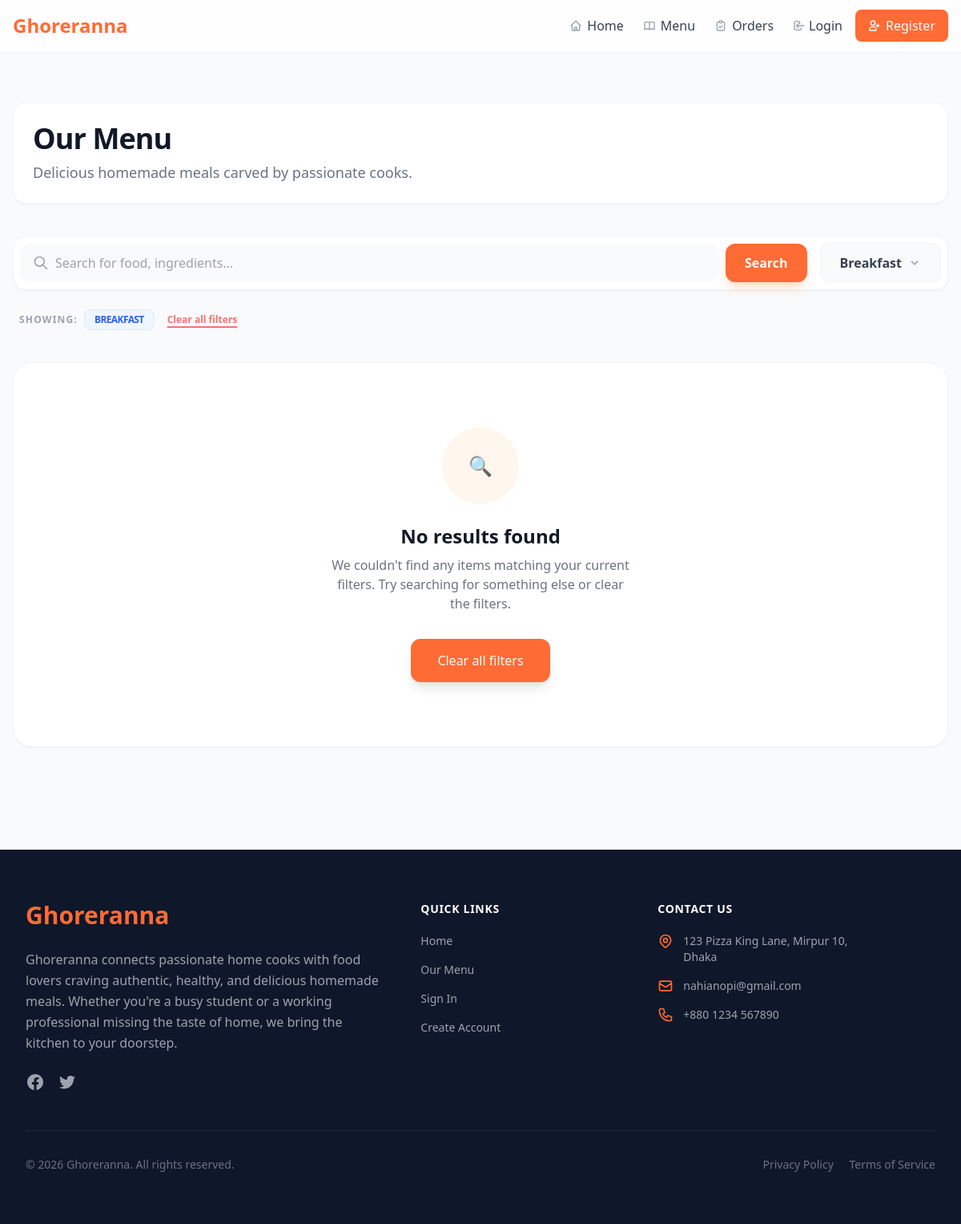
/menu/?category=Breakfast, run on an earlier commit of the app's database.
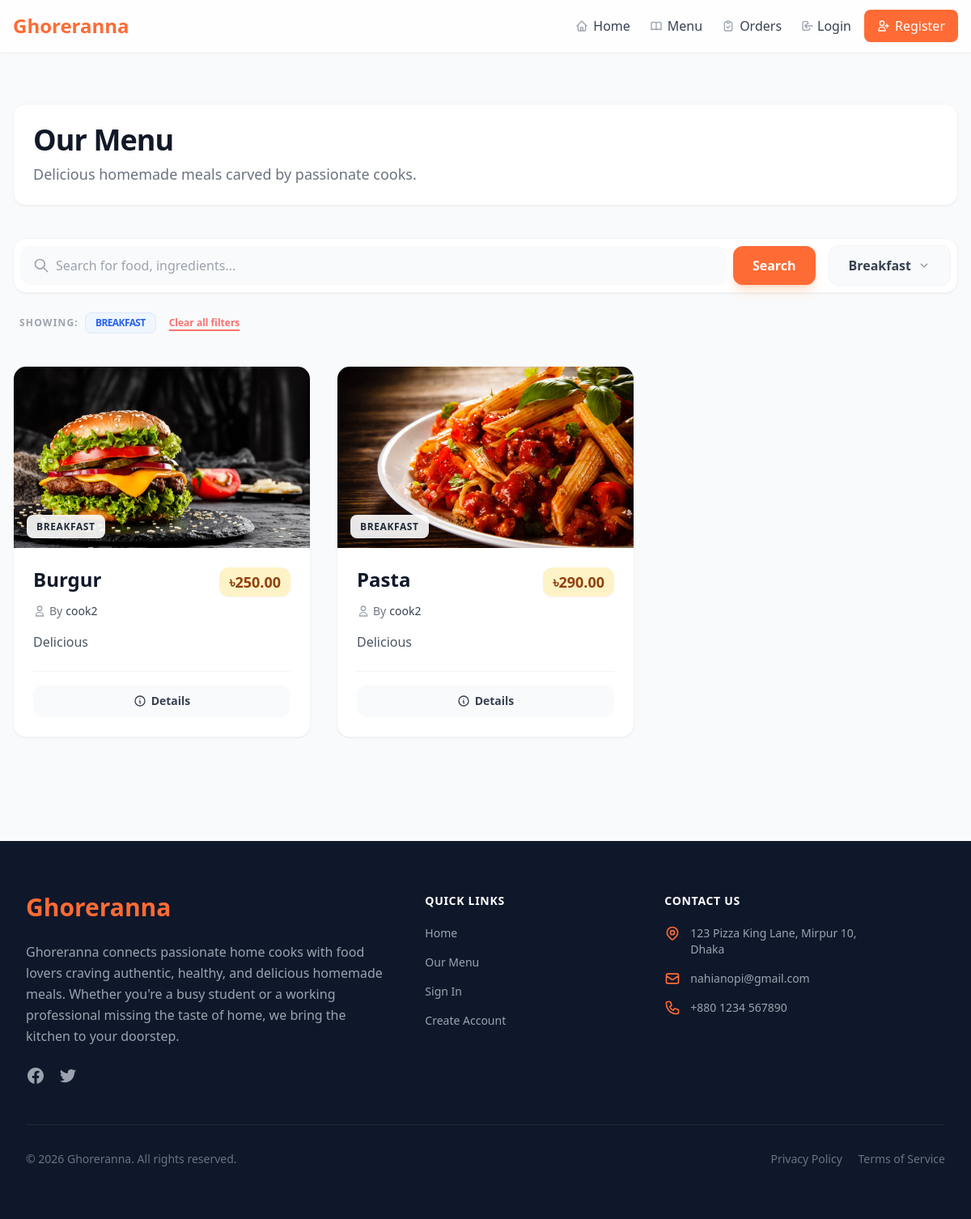
And on a later commit of the database.
### ghoreranna_app/models.py (models this page shows, shortened)
class Menu(models.Model):
    menu_id = models.AutoField(primary_key=True)
    homecook = models.ForeignKey(User, on_delete=models.CASCADE, related_name='menus', limit_choices_to={'role': 'Home Cook'})
    meal_type = models.CharField(max_length=100)
    item_name = models.CharField(max_length=255)
    description = models.TextField()
    price = models.DecimalField(max_digits=10, decimal_places=2)
    image = models.ImageField(upload_to='menu_images/', null=True, blank=True)
    availability_status = models.BooleanField(default=True)
    class Meta:
        ordering = ['item_name']

class User(models.Model):
    ROLE_CHOICES = [
        ('Student', 'Student'),
        ('Bachelor Employee', 'Bachelor Employee'),
        ('Home Cook', 'Home Cook'),
        ('Delivery Staff', 'Delivery Staff'),
        ('Admin', 'Admin'),
    ]
    STATUS_CHOICES = [
        ('Active', 'Active'),
        ('Inactive', 'Inactive'),
    ]
    user_id = models.AutoField(primary_key=True)
    name = models.CharField(max_length=255)
    phone = models.CharField(max_length=20)
    email = models.EmailField(unique=True)
    password = models.CharField(max_length=255)
    address = models.TextField()
    role = models.CharField(max_length=50, choices=ROLE_CHOICES)
    status = models.CharField(max_length=20, choices=STATUS_CHOICES, default='Active')
    class Meta:
        ordering = ['name']

### ghoreranna_app/views.py (the view)
# urls.py: path('menu/', views.menu_list, name='menu_list'),
def menu_list(request):
    query = request.GET.get('q', '')
    category = request.GET.get('category', '')
    base_menus = Menu.objects.all()
    if request.session.get('user_role') == 'Home Cook':
        base_menus = base_menus.filter(homecook_id=request.session.get('user_id'))
    menus = base_menus
    if query:
        menus = menus.filter(item_name__icontains=query) | menus.filter(description__icontains=query)
    if category:
        menus = menus.filter(meal_type__iexact=category)
    raw_categories = base_menus.values_list('meal_type', flat=True).distinct()
    categories = sorted(list(set(cat.strip().title() for cat in raw_categories if cat)))
    context = {
        'menus': menus,
        'query': query,
        'selected_category': category,
        'categories': categories,
    }
    return render(request, 'menu_list.html', context)

### ghoreranna_app/context_processors.py (called while the page is built)
def cart_count(request):
    cart = request.session.get('cart', {})
    count = sum(cart.values()) if cart else 0
    return {'global_cart_count': count}

### templates/menu_list.html (shortened to what the changed rows need)
{% extends "base.html" %}
{% block content %}
<div class="py-12">
    <div class="flex flex-col md:flex-row justify-between items-center mb-10 bg-white p-6 rounded-2xl shadow-sm border border-gray-100">
        <div>
            <h1 class="text-4xl font-extrabold text-gray-900 tracking-tight">Our Menu</h1>
        </div>
    </div>
    <div class="grid grid-cols-1 md:grid-cols-2 lg:grid-cols-3 gap-8">
        {% for menu in menus %}
        <div class="bg-white rounded-2xl shadow-sm border border-gray-100 overflow-hidden hover:shadow-xl transition-all duration-300 transform hover:-translate-y-1 group flex flex-col h-full">
            <div class="relative h-56 overflow-hidden">
                {% if menu.image %}
                <img src="{{ menu.image.url }}" alt="{{ menu.item_name }}" class="w-full h-full object-cover transition-transform duration-500 group-hover:scale-110">
                {% endif %}
                <div class="absolute bottom-4 left-4">
                    <span class="bg-white/90 backdrop-blur text-gray-800 text-xs font-bold uppercase tracking-wider px-3 py-1.5 rounded-lg shadow-sm">
                        {{ menu.meal_type }}
                    </span>
                </div>
            </div>
            <div class="p-6 flex flex-col flex-grow">
                <div class="flex justify-between items-start mb-2">
                    <h2 class="text-2xl font-bold text-gray-900 leading-tight group-hover:text-primary transition-colors">{{ menu.item_name }}</h2>
                    <span class="bg-amber-100 text-amber-800 text-lg font-black px-3 py-1 rounded-xl shadow-sm whitespace-nowrap ml-3">
                        ৳{{ menu.price }}
                    </span>
                </div>
                <div class="flex items-center text-sm text-gray-500 mb-4">
                    <svg class="h-4 w-4 mr-1 text-gray-400" fill="none" viewBox="0 0 24 24" stroke="currentColor">
                        <path stroke-linecap="round" stroke-linejoin="round" stroke-width="2" d="M16 7a4 4 0 11-8 0 4 4 0 018 0zM12 14a7 7 0 00-7 7h14a7 7 0 00-7-7z" />
                    </svg>
                    By <span class="font-medium text-gray-700 ml-1">{{ menu.homecook.name }}</span>
                </div>
                <p class="text-gray-600 mb-6 line-clamp-2 flex-grow">{{ menu.description }}</p>
                {% if request.session.user_role == 'Admin' or request.session.user_role == 'Home Cook' %}
                <div class="mt-auto flex space-x-3 pt-4 border-t border-gray-100">
                    <a href="{% url 'menu_update' menu.pk %}" class="flex-1 inline-flex justify-center items-center text-center bg-blue-50 text-blue-700 py-2.5 rounded-xl hover:bg-blue-600 hover:text-white transition duration-300 font-semibold text-sm">
                        <svg class="w-4 h-4 mr-1.5" fill="none" viewBox="0 0 24 24" stroke="currentColor">
                            <path stroke-linecap="round" stroke-linejoin="round" stroke-width="2" d="M11 5H6a2 2 0 00-2 2v11a2 2 0 002 2h11a2 2 0 002-2v-5m-1.414-9.414a2 2 0 112.828 2.828L11.828 15H9v-2.828l8.586-8.586z" />
                        </svg>
                        Edit
                    </a>
                    <a href="{% url 'menu_delete' menu.pk %}" class="flex-1 inline-flex justify-center items-center text-center bg-red-50 text-red-700 py-2.5 rounded-xl hover:bg-red-600 hover:text-white transition duration-300 font-semibold text-sm">
                        <svg class="w-4 h-4 mr-1.5" fill="none" viewBox="0 0 24 24" stroke="currentColor">
                            <path stroke-linecap="round" stroke-linejoin="round" stroke-width="2" d="M19 7l-.867 12.142A2 2 0 0116.138 21H7.862a2 2 0 01-1.995-1.858L5 7m5 4v6m4-6v6m1-10V4a1 1 0 00-1-1h-4a1 1 0 00-1 1v3M4 7h16" />
                        </svg>
                        Delete
                    </a>
                </div>
                {% else %}
                <div class="mt-auto flex space-x-3 pt-4 border-t border-gray-100">
                    <a href="{% url 'menu_detail' menu.pk %}" class="flex-1 inline-flex justify-center items-center text-center bg-gray-50 text-gray-700 py-2.5 rounded-xl hover:bg-gray-200 transition duration-300 font-semibold text-sm">
                        <svg class="w-4 h-4 mr-1.5" fill="none" viewBox="0 0 24 24" stroke="currentColor">
                            <path stroke-linecap="round" stroke-linejoin="round" stroke-width="2" d="M13 16h-1v-4h-1m1-4h.01M21 12a9 9 0 11-18 0 9 9 0 0118 0z" />
                        </svg>
                        Details
                    </a>
                </div>
                {% endif %}
            </div>
        </div>
        {% empty %}
        <div class="col-span-full py-20 bg-white rounded-3xl shadow-sm border border-gray-100 text-center flex flex-col items-center justify-center">
            <div class="w-24 h-24 bg-orange-50 rounded-full flex items-center justify-center mb-6 text-2xl">
                {% if query or selected_category %}🔍{% else %}🍲{% endif %}
            </div>
            {% if query or selected_category %}
            <h3 class="text-2xl font-bold text-gray-900 mb-2">No results found</h3>
            <p class="text-gray-500 max-w-sm mx-auto mb-8">We couldn't find any items matching your current filters. Try searching for something else or clear the filters.</p>
            <a href="{% url 'menu_list' %}" class="inline-flex items-center px-8 py-3.5 border border-transparent text-base font-medium rounded-xl text-white bg-primary hover:bg-orange-600 transition duration-300 shadow-lg hover:shadow-orange-500/50">
                Clear all filters
            </a>
            {% endif %}
        </div>
        {% endfor %}
    </div>
</div>
{% endblock %}

What changed in the data, as far as the page shows it:
added Menu: image (picture), meal_type "BREAKFAST", item_name "Burgur", price "250.00", homecook.name "cook2", description "Delicious"
added Menu: image (picture), meal_type "BREAKFAST", item_name "Pasta", price "290.00", homecook.name "cook2", description "Delicious"
Also different on the page:
text no longer shown: "🔍 No results found We couldn't find any items matching your current filters. Try searching for something else or clear the filters. Clear all filters"
